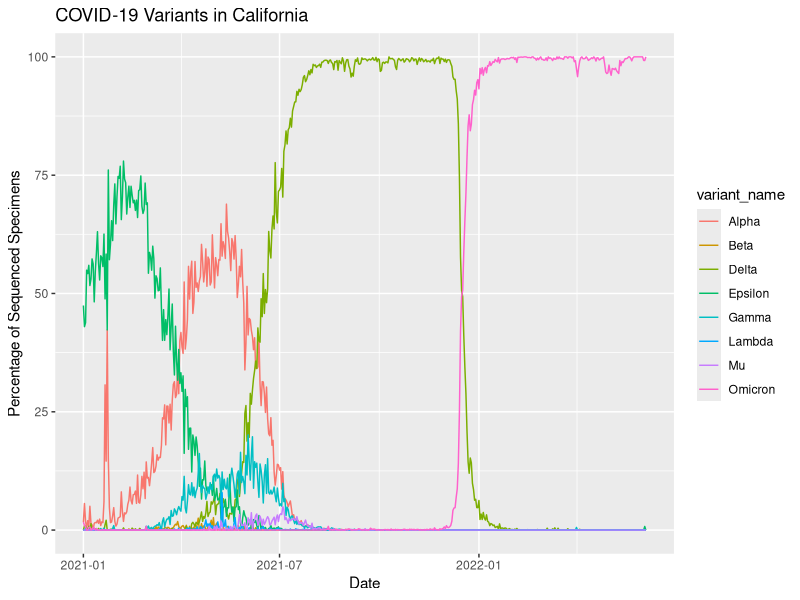

Here is the R script that generated this plot:
## ---- chunk 1
library(ggplot2)
library(dplyr)

## ---- chunk 2
data <- read.csv('covid19_variants.csv')

data$date <- as.Date(data$date) 
## ---- chunk 3
data <- data %>%
  filter(data$variant_name !='Other' & data$variant_name != 'Total')
## ---- chunk 4
ggplot(data=data, aes(x=date, y=percentage, color=variant_name)) +
  geom_line() + ggtitle("COVID-19 Variants in California") +
  xlab("Date") + ylab("Percentage of Sequenced Specimens")
